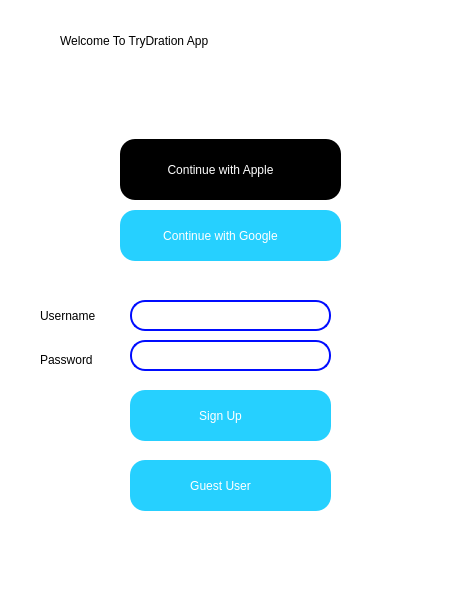
<?xml version="1.0" encoding="UTF-8"?>
<ui version="4.0">
 <class>MainWindow</class>
 <widget class="QMainWindow" name="MainWindow">
  <property name="geometry">
   <rect>
    <x>0</x>
    <y>0</y>
    <width>457</width>
    <height>590</height>
   </rect>
  </property>
  <property name="windowTitle">
   <string>MainWindow</string>
  </property>
  <property name="styleSheet">
   <string notr="true">QWidget{
    background-color: rgb(255, 255, 255);
   }</string>
  </property>
  <widget class="QWidget" name="centralwidget">
   <widget class="QPushButton" name="apple">
    <property name="geometry">
     <rect>
      <x>120</x>
      <y>139</y>
      <width>221</width>
      <height>61</height>
     </rect>
    </property>
    <property name="styleSheet">
     <string notr="true">QPushButton {
      background-color: rgb(0, 0, 0); /* Set background color */
      color: rgb(255, 255, 255); /* Set text color */
      border-radius: 15px; /* Apply rounded corners */
      padding-left: 20px; /* Add padding to adjust text position */
      padding-right: 40px; /* Add padding to move the image to the right */
     }

     QPushButton::hover {
      background-color: rgb(91, 91, 91);
     }</string>
    </property>
    <property name="text">
     <string>Continue with Apple</string>
    </property>
   </widget>
   <widget class="QPushButton" name="google">
    <property name="geometry">
     <rect>
      <x>120</x>
      <y>210</y>
      <width>221</width>
      <height>51</height>
     </rect>
    </property>
    <property name="styleSheet">
     <string notr="true">QPushButton {
      background-color: rgb(38, 208, 255); /* Set background color */
      color: rgb(255, 255, 255); /* Set text color */
      border-radius: 15px; /* Apply rounded corners */
      padding-left: 20px; /* Add padding to adjust text position */
      padding-right: 40px; /* Add padding to move the image to the right */
     }

     QPushButton::hover {
      background-color: rgb(30, 169, 255);
     }</string>
    </property>
    <property name="text">
     <string>Continue with Google</string>
    </property>
   </widget>
   <widget class="QLabel" name="label">
    <property name="geometry">
     <rect>
      <x>60</x>
      <y>0</y>
      <width>551</width>
      <height>81</height>
     </rect>
    </property>
    <property name="styleSheet">
     <string notr="true">font: 16pt &quot;Segoe UI&quot;;
     </string>
    </property>
    <property name="text">
     <string>Welcome To TryDration App</string>
    </property>
   </widget>
   <widget class="QLabel" name="label_2">
    <property name="geometry">
     <rect>
      <x>-90</x>
      <y>330</y>
      <width>711</width>
      <height>291</height>
     </rect>
    </property>
    <property name="styleSheet">
     <string notr="true">QLabel {
      background-image: url(:/newPrefix/water.png);
     }
     </string>
    </property>
    <property name="text">
     <string/>
    </property>
    <property name="pixmap">
     <pixmap>watethe.png</pixmap>
    </property>
   </widget>
   <widget class="QLineEdit" name="lineEdit">
    <property name="geometry">
     <rect>
      <x>130</x>
      <y>300</y>
      <width>201</width>
      <height>31</height>
     </rect>
    </property>
    <property name="styleSheet">
     <string notr="true">QLineEdit {
      border-radius: 15px;
      border: 2px solid rgb(0, 12, 255); /* Blue border */
     }
     </string>
    </property>
   </widget>
   <widget class="QLineEdit" name="lineEdit_2">
    <property name="geometry">
     <rect>
      <x>130</x>
      <y>340</y>
      <width>201</width>
      <height>31</height>
     </rect>
    </property>
    <property name="styleSheet">
     <string notr="true">QLineEdit {
      border-radius: 15px;
      border: 2px solid rgb(0, 12, 255); /* Blue border */
     }
     </string>
    </property>
   </widget>
   <widget class="QLabel" name="label_3">
    <property name="geometry">
     <rect>
      <x>40</x>
      <y>306</y>
      <width>61</width>
      <height>20</height>
     </rect>
    </property>
    <property name="text">
     <string>Username</string>
    </property>
   </widget>
   <widget class="QLabel" name="label_4">
    <property name="geometry">
     <rect>
      <x>40</x>
      <y>350</y>
      <width>61</width>
      <height>20</height>
     </rect>
    </property>
    <property name="text">
     <string>Password</string>
    </property>
   </widget>
   <widget class="QPushButton" name="sign">
    <property name="geometry">
     <rect>
      <x>130</x>
      <y>390</y>
      <width>201</width>
      <height>51</height>
     </rect>
    </property>
    <property name="styleSheet">
     <string notr="true">QPushButton {
      background-color: rgb(38, 208, 255); /* Set background color */
      color: rgb(255, 255, 255); /* Set text color */
      border-radius: 15px; /* Apply rounded corners */
      padding-left: 20px; /* Add padding to adjust text position */
      padding-right: 40px; /* Add padding to move the image to the right */
     }

     QPushButton::hover {
      background-color: rgb(30, 169, 255);
     }</string>
    </property>
    <property name="text">
     <string>Sign Up</string>
    </property>
   </widget>
   <widget class="QPushButton" name="guest">
    <property name="geometry">
     <rect>
      <x>130</x>
      <y>460</y>
      <width>201</width>
      <height>51</height>
     </rect>
    </property>
    <property name="styleSheet">
     <string notr="true">QPushButton {
      background-color: rgb(38, 208, 255); /* Set background color */
      color: rgb(255, 255, 255); /* Set text color */
      border-radius: 15px; /* Apply rounded corners */
      padding-left: 20px; /* Add padding to adjust text position */
      padding-right: 40px; /* Add padding to move the image to the right */
     }

     QPushButton::hover {
      background-color: rgb(30, 169, 255);
     }</string>
    </property>
    <property name="text">
     <string>Guest User</string>
    </property>
   </widget>
   <zorder>label_2</zorder>
   <zorder>apple</zorder>
   <zorder>google</zorder>
   <zorder>label</zorder>
   <zorder>lineEdit</zorder>
   <zorder>lineEdit_2</zorder>
   <zorder>label_3</zorder>
   <zorder>label_4</zorder>
   <zorder>sign</zorder>
   <zorder>guest</zorder>
  </widget>
 </widget>
 <resources/>
 <connections/>
</ui>
